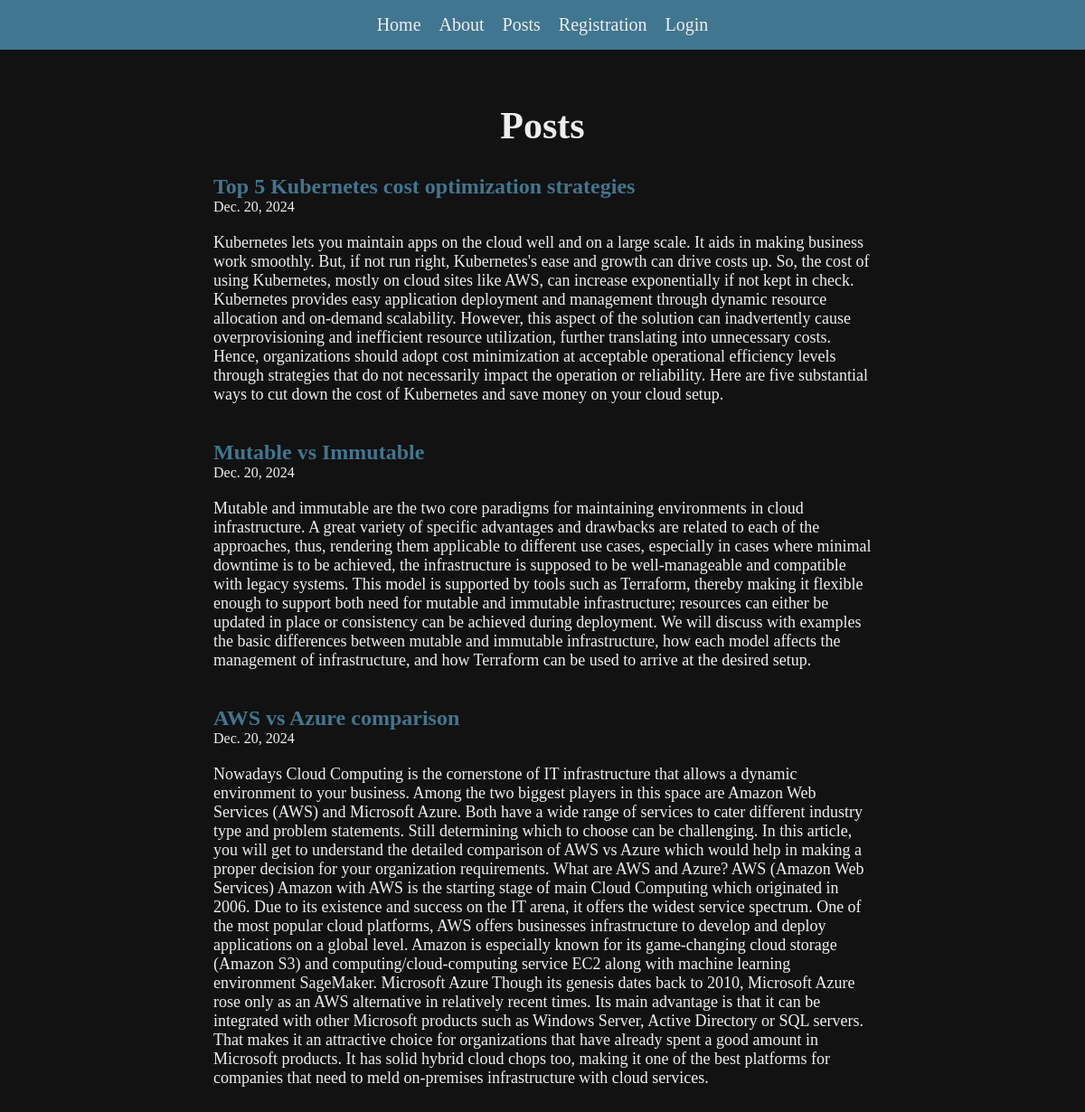
/posts/, run on the app's committed database.
### posts/models.py (models this page shows, shortened)
class Post(models.Model):
  title = models.CharField(max_length=75)
  body = models.TextField()
  slug = models.SlugField()
  date = models.DateField(auto_now_add=True)
  banner = models.ImageField(default='fallback.png', blank=True, null=True)

### posts/views.py (the view)
# urls.py: path('', views.post_list, name='list'),
def post_list(request):
  posts = Post.objects.all().order_by('-date')
  return render(request, 'posts/posts_list.html', {'posts': posts})

### posts/templates/posts/posts_list.html (shortened to what this page needs)
{% extends 'layout.html' %}
{% block content %}
  <section>
    <div class="container">
      <h1 class="title">Posts</h1>
      <div class="wrapper">
        {% for post in posts %}
          <article class="post">
            <h2 class="subtitle">
              <a class="link" href="{% url 'posts:page' slug=post.slug %}">
                {{ post.title }}
              </a>
            </h2>
            <p class="date">{{ post.date }}</p>
            <p class="text">{{ post.body }}</p>
          </article>
        {% endfor%}
      </div>
    </div>
  </section>
{% endblock%}

### static/css/style.css (style rules this page uses)
*, *::before, *::after { box-sizing: border-box; padding: 0; margin: 0; }
body { min-height: 100vh; width: 100%; display: flex; flex-direction: column; font-size: 3rem; background-color: #121212; color: #eeeeee; margin: 0 auto; }
a, p, h1, h2, h3, h4 { margin: 0; padding: 0; }
a { text-decoration: none; color: inherit; transition: all 0.3s ease-in-out; cursor: pointer; }
.link { color:#417690; transition: all 0.3s ease-in-out; cursor: pointer; }
section { width: 100%; height: 100%; padding: 60px 0; }
.container { max-width: 100%; width: 360px; padding: 0 20px; margin: 0 auto; }
@media screen and (min-width: 480px) { .container { width: 480px; margin: 0 auto; } }
@media screen and (min-width: 768px) { .container { width: 768px; margin: 0 auto; } }
.title { font-size: 42px; text-align: center; margin-bottom: 30px; }
.subtitle { font-size: 1.5rem; }
.post { display: flex; flex-direction: column; }
.date { font-size: 16px; margin-bottom: 20px; }
.text { font-size: 18px; }
.wrapper { display: flex; flex-direction: column; gap:40px; }

### data on the page
Post: title "Top 5 Kubernetes cost optimization strategies", date "Dec. 20, 2024", body "Kubernetes lets you maintain apps on the cloud well and on a large scale. It aids in making business work smoothly. But, if not run right, Kubernetes's ease and growth can drive costs up. So, the cost of using Kubernetes, mostly on cloud sites like AWS, can increase exponentially if not kept in check. Kubernetes provides easy application deployment and management through dynamic resource allocation and on-demand scalability. However, this aspect of the solution can inadvertently cause overprovisioning and inefficient resource utilization, further translating into unnecessary costs. Hence, organizations should adopt cost minimization at acceptable operational efficiency levels through…"
Post: title "Mutable vs Immutable", date "Dec. 20, 2024", body "Mutable and immutable are the two core paradigms for maintaining environments in cloud infrastructure. A great variety of specific advantages and drawbacks are related to each of the approaches, thus, rendering them applicable to different use cases, especially in cases where minimal downtime is to be achieved, the infrastructure is supposed to be well-manageable and compatible with legacy systems. This model is supported by tools such as Terraform, thereby making it flexible enough to support both need for mutable and immutable infrastructure; resources can either be updated in place or consistency can be achieved during deployment. We will discuss with examples the basic differences…"
Post: title "AWS vs Azure comparison", date "Dec. 20, 2024", body "Nowadays Cloud Computing is the cornerstone of IT infrastructure that allows a dynamic environment to your business. Among the two biggest players in this space are Amazon Web Services (AWS) and Microsoft Azure. Both have a wide range of services to cater different industry type and problem statements. Still determining which to choose can be challenging. In this article, you will get to understand the detailed comparison of AWS vs Azure which would help in making a proper decision for your organization requirements. What are AWS and Azure? AWS (Amazon Web Services) Amazon with AWS is the starting stage of main Cloud Computing which originated in 2006. Due to its existence and success on…"
